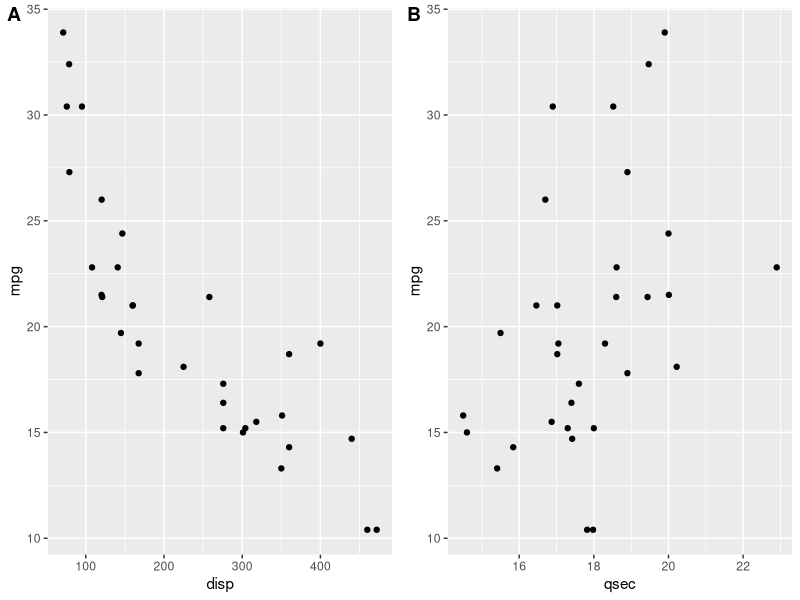
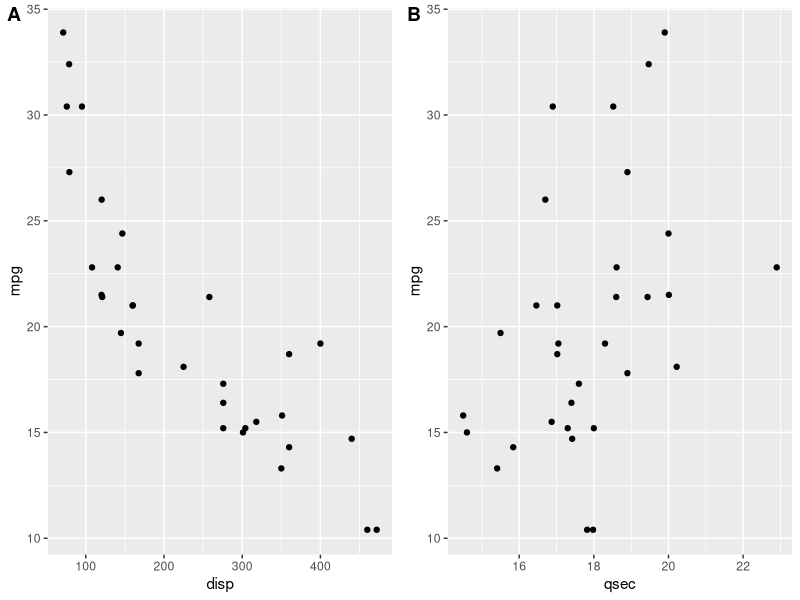
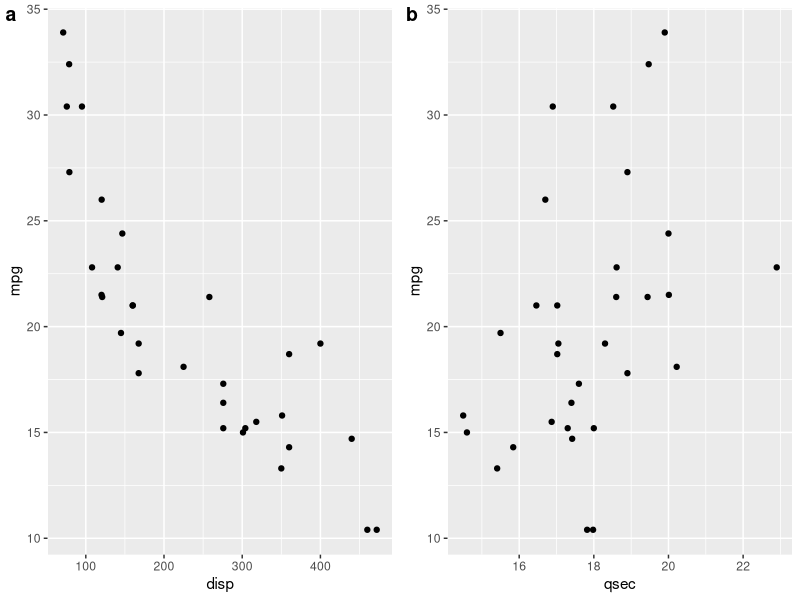
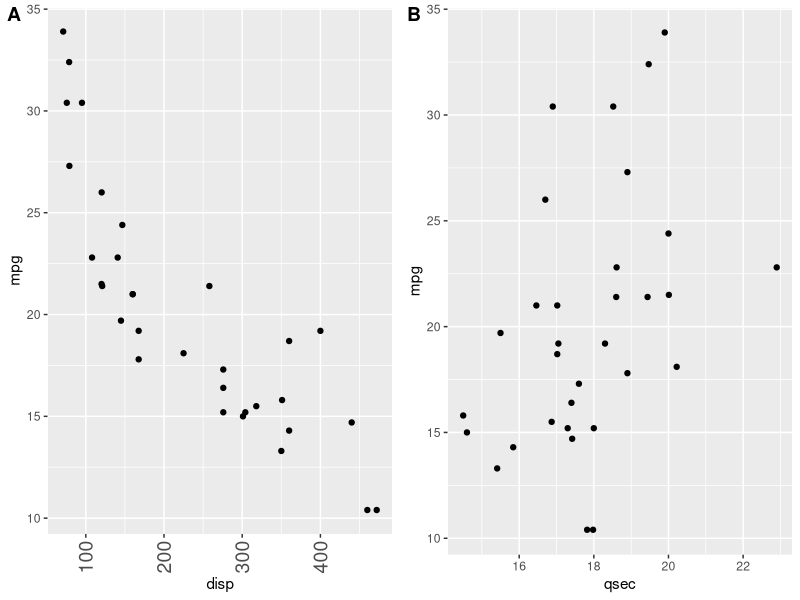
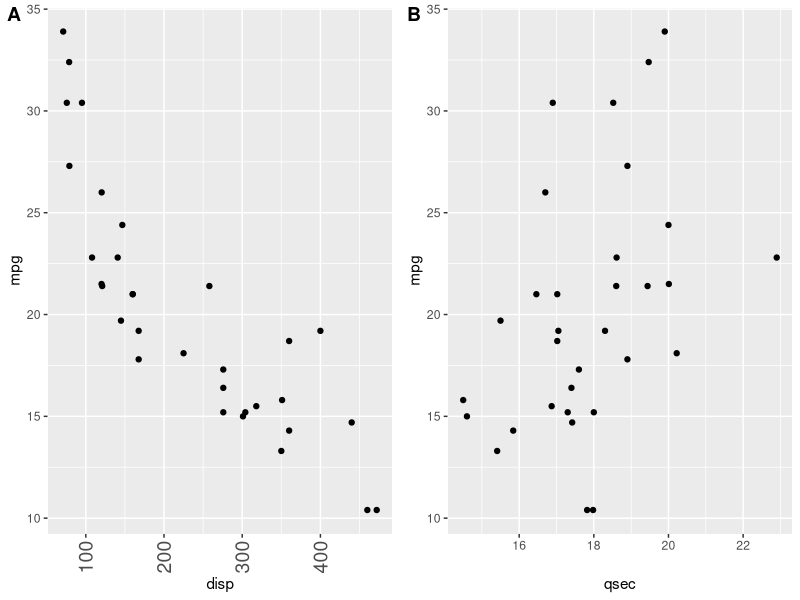
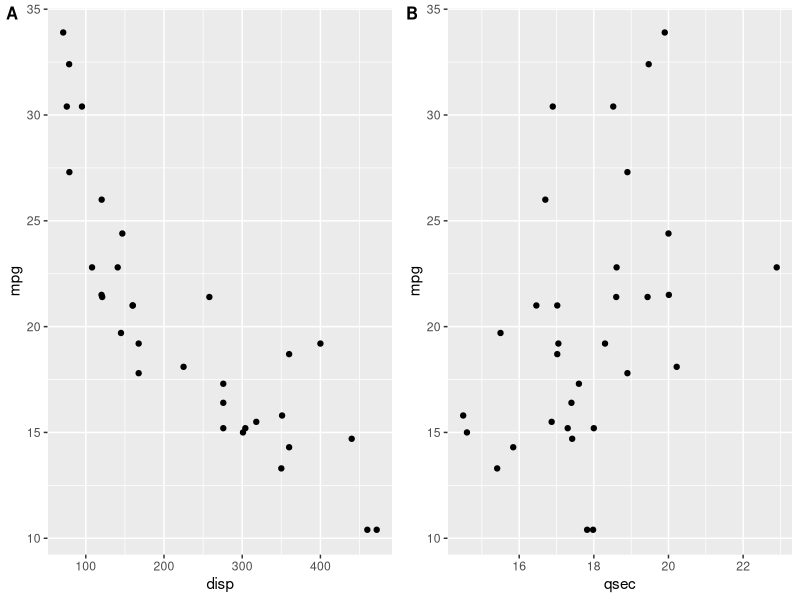
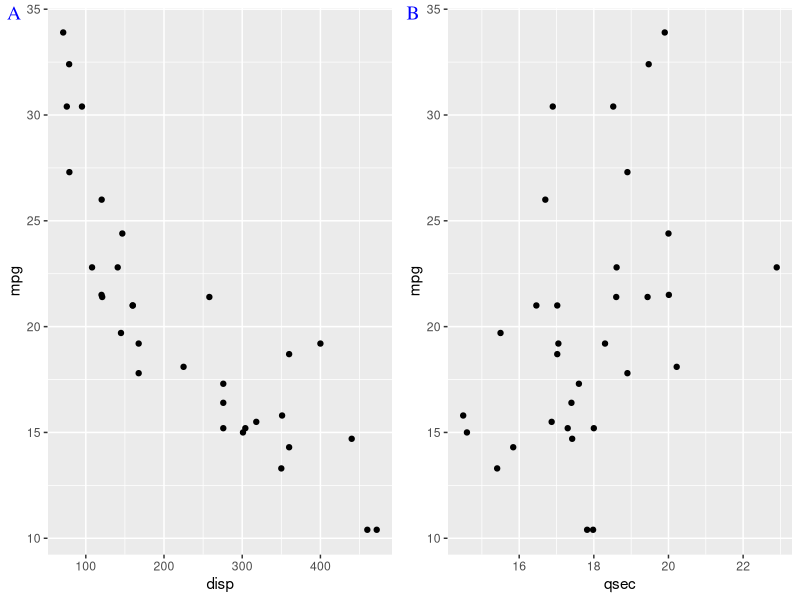
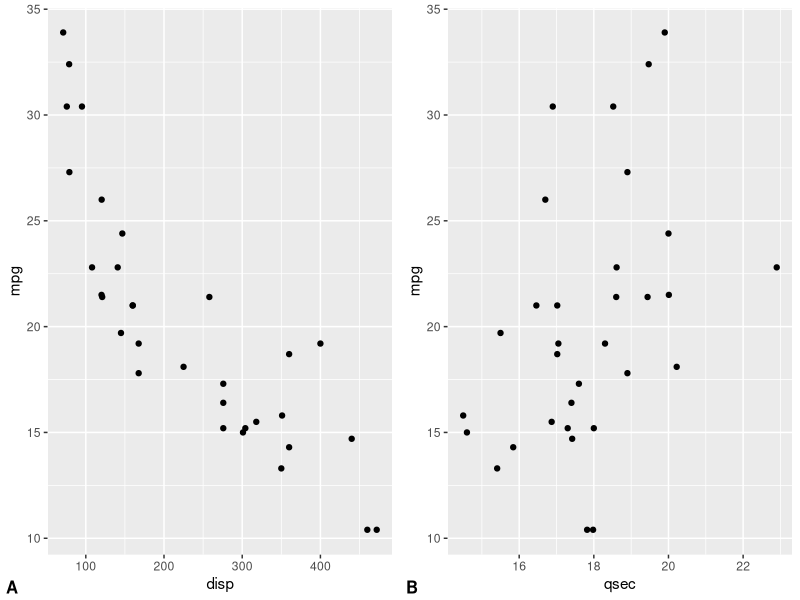

The R script that drew these images, in order:
## ---- chunk 1
knitr::opts_chunk$set(
  fig.width = 4,
  fig.height = 3
)
## ---- chunk 2
library(ggplot2)
library(cowplot)

p1 <- ggplot(mtcars, aes(disp, mpg)) + 
  geom_point()
p2 <- ggplot(mtcars, aes(qsec, mpg)) +
  geom_point()

plot_grid(p1, p2, labels = c('A', 'B'))
## ---- chunk 3
plot_grid(p1, p2, labels = "AUTO")
## ---- chunk 4
plot_grid(p1, p2, labels = "auto")
## ---- chunk 5
p3 <- p1 + 
  # use large, rotated axis tick labels to highlight alignment issues
  theme(axis.text.x = element_text(size = 14, angle = 90, vjust = 0.5))

# plots are drawn without alignment
plot_grid(p3, p2, labels = "AUTO")
# plots are drawn with horizontal alignment
plot_grid(p3, p2, labels = "AUTO", align = "h")
## ---- chunk 6
plot_grid(p1, p2, labels = "AUTO", label_size = 12)
## ---- chunk 7
plot_grid(
  p1, p2,
  labels = "AUTO", 
  label_fontfamily = "serif",
  label_fontface = "plain",
  label_colour = "blue"
)
## ---- chunk 8
plot_grid(
  p1, p2,
  labels = "AUTO",
  label_size = 12,
  label_x = 0, label_y = 0,
  hjust = -0.5, vjust = -0.5
)
## ---- chunk 9
# arrange two plots into one column
plot_grid(
  p1, p2,
  labels = "AUTO", ncol = 1
)
## ---- chunk 10
# the second plot in the first row and the
# first plot in the second row are missing
plot_grid(
  p1, NULL, NULL, p2,
  labels = "AUTO", ncol = 2
)
## ---- chunk 11
plot_grid(p1, p2, labels = "AUTO", rel_widths = c(1, 2))
## ---- chunk 12
bottom_row <- plot_grid(p1, p2, labels = c('B', 'C'), label_size = 12)
p3 <- ggplot(mtcars, aes(x = qsec, y = disp)) + geom_point() + facet_wrap(~gear)

plot_grid(p3, bottom_row, labels = c('A', ''), label_size = 12, ncol = 1)
## ---- chunk 13
# first align the top-row plot (p3) with the left-most plot of the
# bottom row (p1)
plots <- align_plots(p3, p1, align = 'v', axis = 'l')
# then build the bottom row
bottom_row <- plot_grid(plots[[2]], p2, labels = c('B', 'C'), label_size = 12)

# then combine with the top row for final plot
plot_grid(plots[[1]], bottom_row, labels = c('A', ''), label_size = 12, ncol = 1)
## ---- chunk 14

# make a plot grid consisting of two panels
p1 <- ggplot(mtcars, aes(x = disp, y = mpg)) + 
  geom_point(colour = "blue") + 
  theme_half_open(12) + 
  background_grid(minor = 'none')

p2 <- ggplot(mtcars, aes(x = hp, y = mpg)) + 
  geom_point(colour = "green") + 
  theme_half_open(12) + 
  background_grid(minor = 'none')

plot_row <- plot_grid(p1, p2)

# now add the title
title <- ggdraw() + 
  draw_label(
    "Miles per gallon decline with displacement and horsepower",
    fontface = 'bold',
    x = 0,
    hjust = 0
  ) +
  theme(
    # add margin on the left of the drawing canvas,
    # so title is aligned with left edge of first plot
    plot.margin = margin(0, 0, 0, 7)
  )
plot_grid(
  title, plot_row,
  ncol = 1,
  # rel_heights values control vertical title margins
  rel_heights = c(0.1, 1)
)
